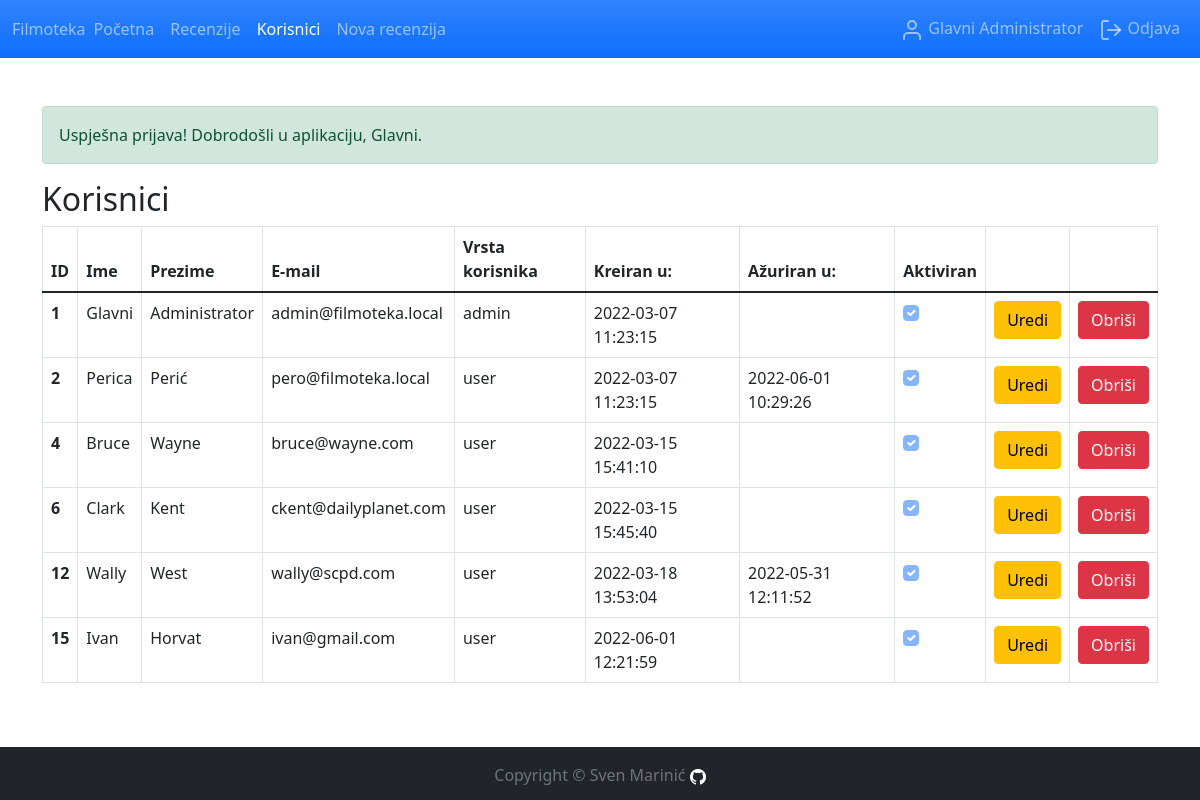
/users.php (signed in), run on the app's committed database.
### tables this page shows
CREATE TABLE `users` (
  `id` int(11) NOT NULL,
  `first_name` varchar(50) NOT NULL,
  `last_name` varchar(50) NOT NULL,
  `email` varchar(50) NOT NULL,
  `password` char(255) NOT NULL,
  `created_at` datetime NOT NULL DEFAULT current_timestamp(),
  `updated_at` datetime DEFAULT NULL,
  `is_enabled` tinyint(1) NOT NULL DEFAULT 1,
  `role_id` int(11) NOT NULL
);

CREATE TABLE `roles` (
  `id` int(11) NOT NULL,
  `name` varchar(50) NOT NULL
);

### php/users.controller.php (called while the page is built, shortened)
<?php
function getUsers() {
  $conn = createConnection();
  $sql = "SELECT users.id, first_name, last_name, email, created_at, updated_at, is_enabled, roles.name AS user_role FROM users, roles WHERE users.role_id = roles.id";
  $result = $conn->query($sql);
  $data = [];
  while ($row = $result->fetch_assoc()) {
      $data[] = $row;
  }
  return $data;
}

### users.php (the view, shortened to what this page needs)
<?php
require_once(APP_ROOT . '/php/users.controller.php');
require_once(APP_ROOT . '/components/head.component.php');
?>
<body class="d-flex flex-column h-100">
  <?php
  include(APP_ROOT . '/components/navbar.component.php');
  ?>
  <main class="flex-shrink-0">
    <div class="container py-5 h-100">
      <?php
      echo (showAlertMessage());
      ?>
      <h2>Korisnici</h2>
      <table class="table table-bordered">
        <thead>
          <tr>
            <th scope="col">ID</th>
            <th scope="col">Ime</th>
            <th scope="col">Prezime</th>
            <th scope="col">E-mail</th>
            <th scope="col">Vrsta korisnika</th>
            <th scope="col">Kreiran u:</th>
            <th scope="col">Ažuriran u:</th>
            <th scope="col">Aktiviran</th>
            <th scope="col"></th>
            <th scope="col"></th>
          </tr>
        </thead>
        <tbody>
          <?php
          require_once(APP_ROOT . '/php/users.controller.php');
          $users = getUsers();
          foreach ($users as $user) {
            $checkboxStatus = '';
            if ($user['is_enabled']) {
              $checkboxStatus = 'checked';
            }
            echo ('
              <tr>
                <th scope="row">' . $user['id'] . '</th>
                <td>' . $user['first_name'] . '</td>
                <td>' . $user['last_name'] . '</td>
                <td>' . $user['email'] . '</td>
                <td>' . $user['user_role'] . '</td>
                <td>' . $user['created_at'] . '</td>
                <td>' . $user['updated_at'] . '</td>
                <td><div class="form-check form-check-inline"><input class="form-check-input" type="checkbox" id="user_enabled_checkbox" ' . $checkboxStatus . ' disabled/></div></td>
                <td><a class="btn btn-warning" href="edit_user.php?user_id=' . $user['id'] . '">Uredi</a></td>
                <td><form class="form-inline" action="users.php" method="post" onsubmit="return confirm(\'Jeste li sigurni da želite obrisati ovog korisnika?\');"><input type="hidden" name="delete_user_id" value="' . $user['id'] . '"><button class="btn btn-danger" type="submit">Obriši</button></form></td>
              </tr>');
          }
          ?>
        </tbody>
      </table>
    </div>
  </main>
  <?php
  include(APP_ROOT . '/components/footer.component.php');
  ?>
</body>
</html>

### data on the page
users: id "1", first_name "Glavni", last_name "Administrator", email "admin@filmoteka.local", role.name "admin", created_at "2022-03-07 11:23:15"
users: id "2", first_name "Perica", last_name "Perić", email "pero@filmoteka.local", role.name "user", created_at "2022-03-07 11:23:15", updated_at "2022-06-01 10:29:26"
users: id "4", first_name "Bruce", last_name "Wayne", email "bruce@wayne.com", role.name "user", created_at "2022-03-15 15:41:10"
users: id "6", first_name "Clark", last_name "Kent", email "ckent@dailyplanet.com", role.name "user", created_at "2022-03-15 15:45:40"
users: id "12", first_name "Wally", last_name "West", email "wally@scpd.com", role.name "user", created_at "2022-03-18 13:53:04", updated_at "2022-05-31 12:11:52"
users: id "15", first_name "Ivan", last_name "Horvat", email "ivan@gmail.com", role.name "user", created_at "2022-06-01 12:21:59"

### other printed values
$_SESSION['first_name'] "Glavni"
$_SESSION['last_name'] "Administrator"
$_SESSION['alert_message'] "Uspješna prijava! Dobrodošli u aplikaciju, Glavni."
